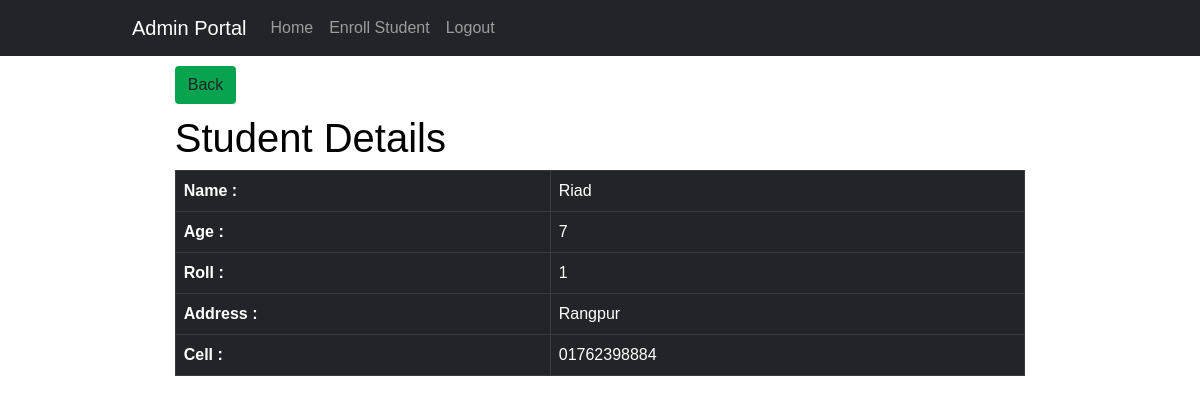
Page /view.php?id=2 (signed in) on the committed database.
### tables this page shows
CREATE TABLE `students` (
  `id` int(100) NOT NULL,
  `name` varchar(100) NOT NULL,
  `age` int(10) NOT NULL,
  `roll` int(100) NOT NULL,
  `address` varchar(200) NOT NULL,
  `cell` varchar(20) NOT NULL
);

### view.php (the view, shortened to what this page needs)
<?php
    $id = $_GET['id'];
    $conn = mysqli_connect('localhost', 'root', '', 'student_info');
    $sql = "SELECT * FROM students WHERE id = $id";
    $result = mysqli_query($conn, $sql);
    $std = mysqli_fetch_assoc($result);
?>
<?php include ("./include/header.php") ?>
    <div class="container">
           <div class="row">
                <div class="col-md-12">
                <a href="index.php" class="btn ans">Back</a>
                <h1 class="sbi">Student Details</h1>
                    <table class="table table-bordered table-dark">
                        <tr>
                            <th>Name : </th>
                            <td><?php echo $std['name'] ?></td>
                        </tr>
                        <tr>
                            <th>Age : </th>
                            <td><?php echo $std['age'] ?></td>
                        </tr>
                        <tr>
                            <th>Roll : </th>
                            <td><?php echo $std['roll'] ?></td>
                        </tr>
                        <tr>
                            <th>Address : </th>
                            <td><?php echo $std['address'] ?></td>
                        </tr>
                        <tr>
                            <th>Cell : </th>
                            <td><?php echo $std['cell'] ?></td>
                        </tr>
                    </table>
                </div>
           </div>
    </div>
    <?php include ("./include/footer.php") ?>

### style.css (style rules this page uses)
body { color: #E3E6E3; font-family: Georgia, sans-serif; font-size: 16px; line-height: 1.5em; margin: 0; }
.container { margin: 0 auto; max-width: 960px; width: 96%; }
.sbi { color: black; }
.ans { background-color: #08A34F; margin: 10px 0; }

### rows in the picture
students: name "Riad", age "7", roll "1", address "Rangpur", cell "01762398884"
